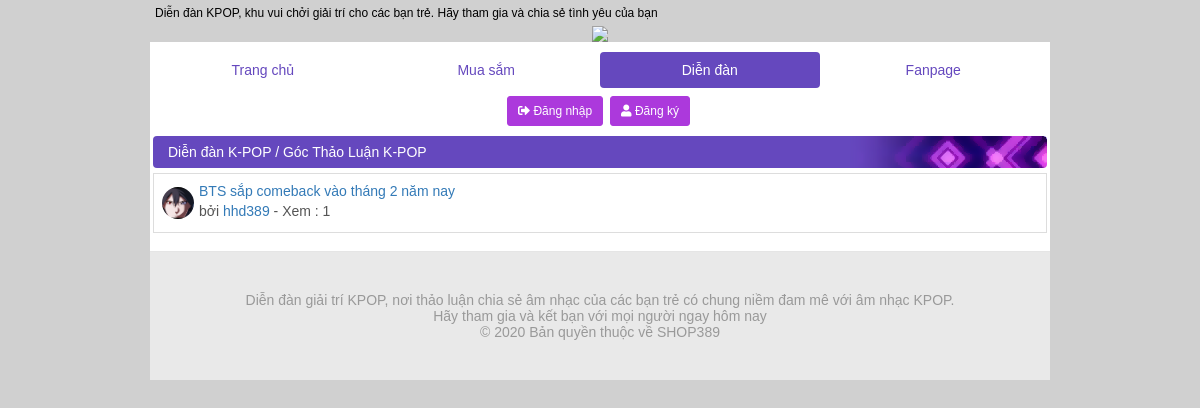
Page /forum/chuyenmuc.php?id=4 on the committed database.
### tables this page shows
CREATE TABLE `forum_chuyenmuc` (
  `forum_id` int(11) NOT NULL,
  `forum_name` varchar(75) NOT NULL,
  `forum_desc` varchar(255) NOT NULL,
  `forum_quyenhan` int(11) NOT NULL
);

CREATE TABLE `forum_topic` (
  `topic_id` int(11) NOT NULL,
  `topic_name` varchar(70) NOT NULL,
  `topic_time` int(11) NOT NULL,
  `topic_view` int(11) NOT NULL,
  `topic_chuy` int(1) NOT NULL,
  `topic_chuy_1` int(11) NOT NULL,
  `topic_ghim` int(1) NOT NULL,
  `forum_id` int(11) NOT NULL,
  `user_id` int(11) NOT NULL
);

CREATE TABLE `users` (
  `user_id` int(11) NOT NULL,
  `username` varchar(25) NOT NULL,
  `password` varchar(255) NOT NULL,
  `fullname` varchar(70) NOT NULL,
  `gender` varchar(5) DEFAULT NULL,
  `address` varchar(150) DEFAULT NULL,
  `phone` varchar(50) DEFAULT NULL,
  `email` varchar(55) DEFAULT NULL,
  `dob` varchar(2) NOT NULL,
  `mob` varchar(2) NOT NULL,
  `yob` varchar(4) NOT NULL,
  `status` int(11) NOT NULL,
  `right` int(11) NOT NULL,
  `photo` varchar(255) NOT NULL,
  `post` int(11) NOT NULL
);

### incfiles/core.php (called while the page is built, shortened)
<?php
$id = isset($_GET['id']) ? abs(intval($_GET['id'])) : false;
$page = isset($_GET['page']) ? abs(intval($_GET['page'])) : 1;
$homeurl = "/shop389";
$limit = 12;
$start = abs(intval($limit*$page)-$limit);
?>

### users/func.php (called while the page is built)
<?php
function getUser($id)
{
    global $con;
    $sql = "SELECT * FROM `users` where `user_id` = '$id' limit 1";
    $result = mysqli_query($con,$sql);
    if(mysqli_num_rows($result))
    {
        $res = mysqli_fetch_assoc($result);
        return $res;
    }
    else
    {
        return false;
    }
}
?>

### forum/func.php (called while the page is built, shortened)
<?php
require_once('../incfiles/core.php');
function chuy($id)
{
    global $con;
    $out = "";
    $sql = "SELECT `topic_chuy`, `topic_chuy_1` FROM `forum_topic`
    WHERE `topic_id` = '$id' LIMIT 1";
    $result = mysqli_query($con,$sql);
    if(mysqli_num_rows($result))
    {
        $res = mysqli_fetch_assoc($result);
    }
    return $out;
}
?>

### forum/chuyenmuc.php (the view, shortened to what this page needs)
<?php
require_once('../incfiles/core.php');
require_once('head.php');
$sql = "SELECT `forum_name`, `forum_id`, `forum_quyenhan` FROM `forum_chuyenmuc` WHERE `forum_id` = '$id' LIMIT 1";
$result = mysqli_query($con,$sql);
include('../users/func.php');
include('func.php');
$res = mysqli_fetch_assoc($result);
    ?>
<div class="box_home">Diễn đàn K-POP / <?php echo $res['forum_name'];?></div>
<?php
$sql = "SELECT `topic_id`, `topic_name`, `user_id`, `topic_view` FROM `forum_topic` WHERE `forum_id` = '$id' AND `topic_ghim` = '0' ORDER BY `topic_time` DESC LIMIT $start,$limit";
$result = mysqli_query($con,$sql);
if(mysqli_num_rows($result))
{
    ?>
    <table class="table table-bordered" cellspacing="0"><tbody>
    <?php
    while($res = mysqli_fetch_assoc($result))
    {
        $nguoidung = getUser($res['user_id']);
        ?>
        <tr>
            <td class="tacgia">
                <div class="box_tacgia">
                    <span style="float:left;padding: 5px 5px 5px 0px;"><img class="avatar" src="<?php echo $homeurl.'/'.$nguoidung['photo'];?>" alt="" style="width: 32px;height:32px;"></span>
                    <div class="topic_name"><a href="view.php?id=<?php echo $res['topic_id'];?>" class="alert_link"><?php echo $res['topic_name'];?></a>
                    <?php echo chuy($res['topic_id']);?>
                        <div class="topic_author">bởi <a href="profile.php?id=<?php echo $res['user_id'];?>" class="alert_link"><?php echo $nguoidung['username'];?></a>
                        <span>- Xem : <?php echo $res['topic_view'];?></span>
                    </div>
                    </div>
                </div>
            </td>
        </tr>
        <?php
    }
    ?>
    </tbody></table>
    <?php
}
else
{
    echo'<div class="alert2 alert-warning">Trở thành người đầu tiên tạo bài viết tại chuyên mục này !</div>';
}
?>
<?php
    $duy = "SELECT * FROM `forum_topic` where `forum_id` = '$id' and `topic_ghim` = '0'";
    $demtrang = mysqli_num_rows(mysqli_query($con,$duy));
                $config = [
                    'total' => $demtrang,
                    'querys' => $id,
                    'limit' => $limit,
                    'url' => 'forum/chuyenmuc.php?id'
                ];
    $page1 = new Pagination($config);
    ?>
<div><center><ul class="pagination"><?php echo $page1->getPagination();?></ul></center></div>
<?php
require_once('end.php');
?>

### theme/forum.css (style rules this page uses)
* { margin: 0px; padding: 0px; box-sizing: border-box; }
body { background: #d0d0d0; font-family: Arial; font-size: 14px; color: #555555; }
a { text-decoration: none; color: #337ab7; }
.alert_link { color: #337ab7; }
.box_home { color: #fff; background-image: url('menu.png'); background-repeat: no-repeat; background-position: right top; background-color: #6548be; border-color: #6548be; padding: 8px 15px; border-radius: 4px; margin-bottom: 5px; font-size: 14px; }
.table { margin-bottom: 0; background-color: transparent; }
img { vertical-align: middle; }
.table-bordered { width: 100%; border: 1px solid #dddddd; max-width: 100%; }
.table-bordered td { padding: 8px; vertical-align: top; line-height: 1.4; border-top: 1px solid #dddddd; }
.table-bordered tr:first-child td { border-top: none; }
img.avatar { border-radius: 50px; cursor: pointer; object-fit: cover; }

### rows in the picture
forum_chuyenmuc: forum_name "Góc Thảo Luận K-POP"
forum_topic: user.photo (picture), topic_name "BTS sắp comeback vào tháng 2 năm nay", user.username "hhd389", topic_view "1"
